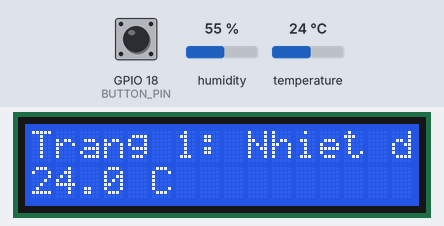
Recording of a program running on a simulated ESP32. Shown: 16×2 character LCD. Inputs (shaded band) come from the test bench; at power-on: GPIO 18 (BUTTON_PIN) HIGH, temperature 24 °C, humidity 55 %. What the program prints to the serial monitor is not drawn.

Above: at 1.2 s.
1.3 s: GPIO 18 (BUTTON_PIN) pulled LOW for 0.15 s
At 2.3 s:
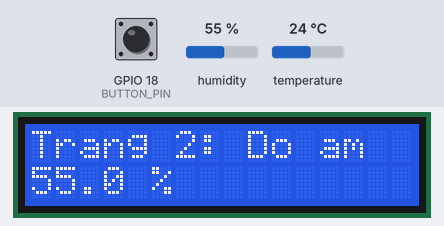
2.9 s: GPIO 18 (BUTTON_PIN) pulled LOW for 1 s
At 3.5 s:
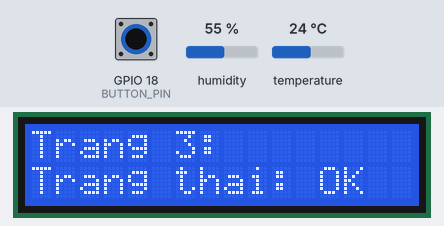
5.4 s: GPIO 18 (BUTTON_PIN) pulled LOW for 3.2 s
At 6.6 s:
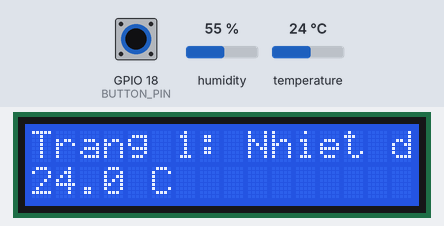
10.1 s: temperature set to 12 °C
At 10.9 s:
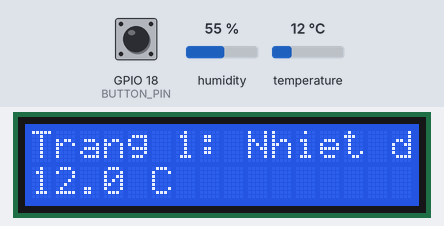
11.6 s: temperature set to 19 °C
At 15.1 s:
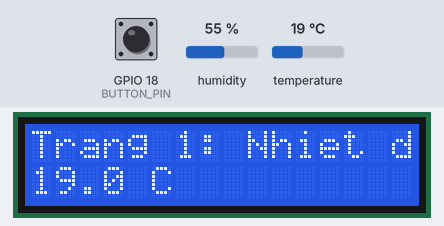
15.6 s: temperature set to 28 °C
At 19.4 s:
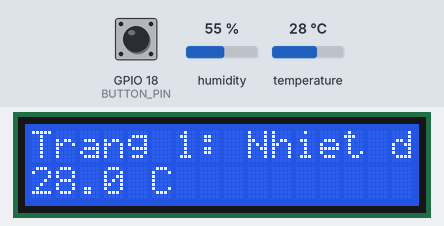
Timing chart, 0 to 20.6 s (numbered marks = the images above; inputs shaded):
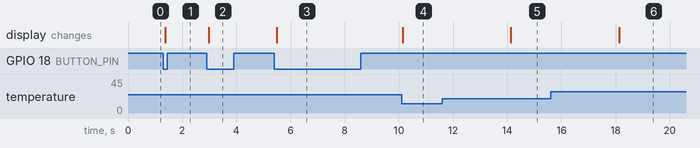

The program:

main.cpp
```cpp
#include <Arduino.h>
#include <Wire.h>
#include <LiquidCrystal_I2C.h>
#include <DHT.h>

// ========================================================
// LAB 01 - BÀI 8: HỆ THỐNG MENU ĐƠN GIẢN TRÊN LCD
// ========================================================

#define DHTPIN  15
#define DHTTYPE DHT22

const int BUTTON_PIN = 18;

DHT dht(DHTPIN, DHTTYPE);
LiquidCrystal_I2C lcd(0x27, 16, 2);

int page = 1; // Trang hiển thị ban đầu (1 -> 2 -> 3 -> 1)

float currentTemp = 0.0;
float currentHumidity = 0.0;
bool sensorValid = false;

// Quản lý chu kỳ đọc DHT22
unsigned long lastDhtTime = 0;
const unsigned long DHT_INTERVAL = 2000; // Đọc mỗi 2 giây

// Quản lý Debounce nút nhấn bằng millis()
bool lastButtonReading = HIGH;
bool buttonState = HIGH;
unsigned long lastDebounceTime = 0;
const unsigned long debounceDelay = 50;

// Hàm vẽ giao diện theo trang sử dụng switch(page)
void renderMenu() {
  char line1[17];
  char line2[17];

  switch (page) {
    case 1:
      snprintf(line1, sizeof(line1), "%-16s", "Trang 1: Nhiet do");
      if (sensorValid) {
        snprintf(line2, sizeof(line2), "%-16s", (String(currentTemp, 1) + " C").c_str());
      } else {
        snprintf(line2, sizeof(line2), "%-16s", "Loi doc DHT22");
      }
      break;

    case 2:
      snprintf(line1, sizeof(line1), "%-16s", "Trang 2: Do am");
      if (sensorValid) {
        snprintf(line2, sizeof(line2), "%-16s", (String(currentHumidity, 1) + " %").c_str());
      } else {
        snprintf(line2, sizeof(line2), "%-16s", "Loi doc DHT22");
      }
      break;

    case 3:
      snprintf(line1, sizeof(line1), "%-16s", "Trang 3:");
      snprintf(line2, sizeof(line2), "%-16s", sensorValid ? "Trang thai: OK" : "Trang thai: LOI");
      break;

    default:
      page = 1;
      snprintf(line1, sizeof(line1), "%-16s", "Trang 1: Nhiet do");
      snprintf(line2, sizeof(line2), "%-16s", "--.- C");
      break;
  }

  lcd.setCursor(0, 0);
  lcd.print(line1);
  lcd.setCursor(0, 1);
  lcd.print(line2);
}

void setup() {
  Serial.begin(115200);

  // Nút nhấn dùng INPUT_PULLUP
  pinMode(BUTTON_PIN, INPUT_PULLUP);

  // Khởi tạo I2C và LCD
  Wire.begin(21, 22);
  lcd.init();
  lcd.backlight();

  // Khởi động cảm biến DHT22
  dht.begin();

  Serial.println("--- KHOI DONG BAI 8: HE THONG MENU LCD ---");

  // Đọc dữ liệu khởi đầu
  float t = dht.readTemperature();
  float h = dht.readHumidity();
  if (!isnan(t) && !isnan(h)) {
    currentTemp = t;
    currentHumidity = h;
    sensorValid = true;
  }

  renderMenu();
  lastDhtTime = millis();
}

void loop() {
  unsigned long currentMillis = millis();

  // 1. Quét nút nhấn và xử lý debounce bằng millis()
  int reading = digitalRead(BUTTON_PIN);
  if (reading != lastButtonReading) {
    lastDebounceTime = currentMillis;
  }

  if (currentMillis - lastDebounceTime > debounceDelay) {
    if (reading != buttonState) {
      buttonState = reading;

      // Khi nhấn nút: tăng số trang và quay vòng 1 -> 2 -> 3 -> 1
      if (buttonState == LOW) {
        page++;
        if (page > 3) {
          page = 1;
        }
        Serial.print("Chuyen sang: Trang ");
        Serial.println(page);
        renderMenu();
      }
    }
  }
  lastButtonReading = reading;

  // 2. Cập nhật dữ liệu DHT22 định kỳ mỗi 2 giây (non-blocking)
  if (currentMillis - lastDhtTime >= DHT_INTERVAL) {
    lastDhtTime = currentMillis;

    float t = dht.readTemperature();
    float h = dht.readHumidity();

    if (isnan(t) || isnan(h)) {
      sensorValid = false;
      Serial.println("Loi: Khong the doc du lieu tu DHT22!");
    } else {
      sensorValid = true;
      currentTemp = t;
      currentHumidity = h;
      Serial.printf("[Cap nhat DHT22] Nhiet do: %.1f C | Do am: %.1f %%\n", currentTemp, currentHumidity);
    }

    // Cập nhật lại số liệu trên trang hiện tại
    renderMenu();
  }
}
```

Measured:
- after the input at 1.3 s, the display: changes after 0.08 s (image 1)
- after the input at 2.9 s, the display: changes after 0.08 s (image 2)
- after the input at 5.4 s, the display: changes after 0.08 s (image 3)
- after the input at 10.1 s, the display: changes at once (image 4)
- after the input at 11.6 s, the display: changes after 2.5 s (image 5)
- after the input at 15.6 s, the display: changes after 2.5 s (image 6)
